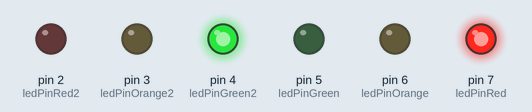
Bench run of a sketch on a simulated Arduino Uno, built with avr-gcc and run on an emulated ATmega328P. Parts: output pins drawn as LEDs (lit = HIGH).

Above: at 1.0 s.
At 2.5 s:
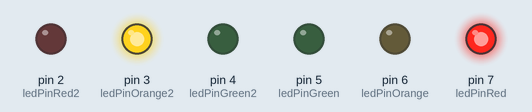
At 4.0 s:
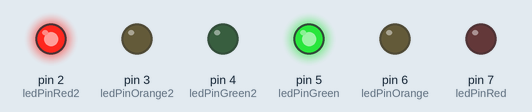
At 5.5 s:
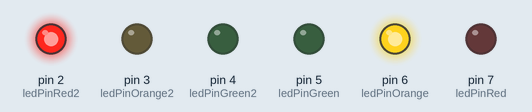
Timing chart, 0 to 7.8 s (numbered marks = the images above):
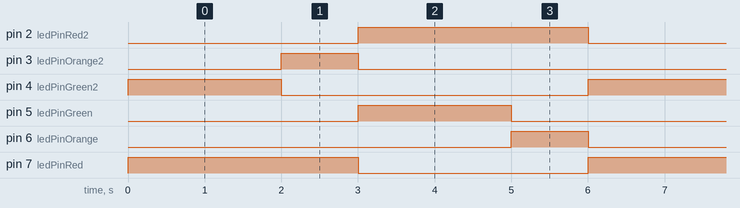

Measured:
- by itself, pin 2 (ledPinRed2), pin 7 (ledPinRed): alternates HIGH for 3.0 s and LOW for 3.0 s
- by itself, pin 3 (ledPinOrange2), pin 6 (ledPinOrange): alternates HIGH for 1.0 s and LOW for 5.0 s
- by itself, pin 4 (ledPinGreen2), pin 5 (ledPinGreen): alternates HIGH for 2.0 s and LOW for 4.0 s

The sketch:

TP1_feux_tricolore.ino
```cpp
int ledPinRed = 7;
int ledPinOrange = 6;
int ledPinGreen = 5;

int ledPinRed2 = 2;
int ledPinOrange2 = 3;
int ledPinGreen2 = 4;

void setup() {
  pinMode(ledPinRed, OUTPUT);
  pinMode(ledPinOrange, OUTPUT);
  pinMode(ledPinGreen, OUTPUT);

  pinMode(ledPinRed2, OUTPUT);
  pinMode(ledPinOrange2, OUTPUT);
  pinMode(ledPinGreen2, OUTPUT);
}

void setRedLight(){
  digitalWrite(ledPinRed, HIGH);
  digitalWrite(ledPinRed2, LOW);
  digitalWrite(ledPinGreen2, HIGH);
  delay(2000);
  digitalWrite(ledPinGreen2, LOW);
  digitalWrite(ledPinOrange2, HIGH);
  delay(1000);
  digitalWrite(ledPinOrange2, LOW);
  digitalWrite(ledPinRed2, HIGH);
  digitalWrite(ledPinRed, LOW);
  digitalWrite(ledPinGreen, HIGH);
  delay(2000);
  digitalWrite(ledPinOrange, HIGH);
  digitalWrite(ledPinGreen, LOW);
  delay(1000);
  digitalWrite(ledPinOrange, LOW);
}

void loop() {
  setRedLight();
}
```
